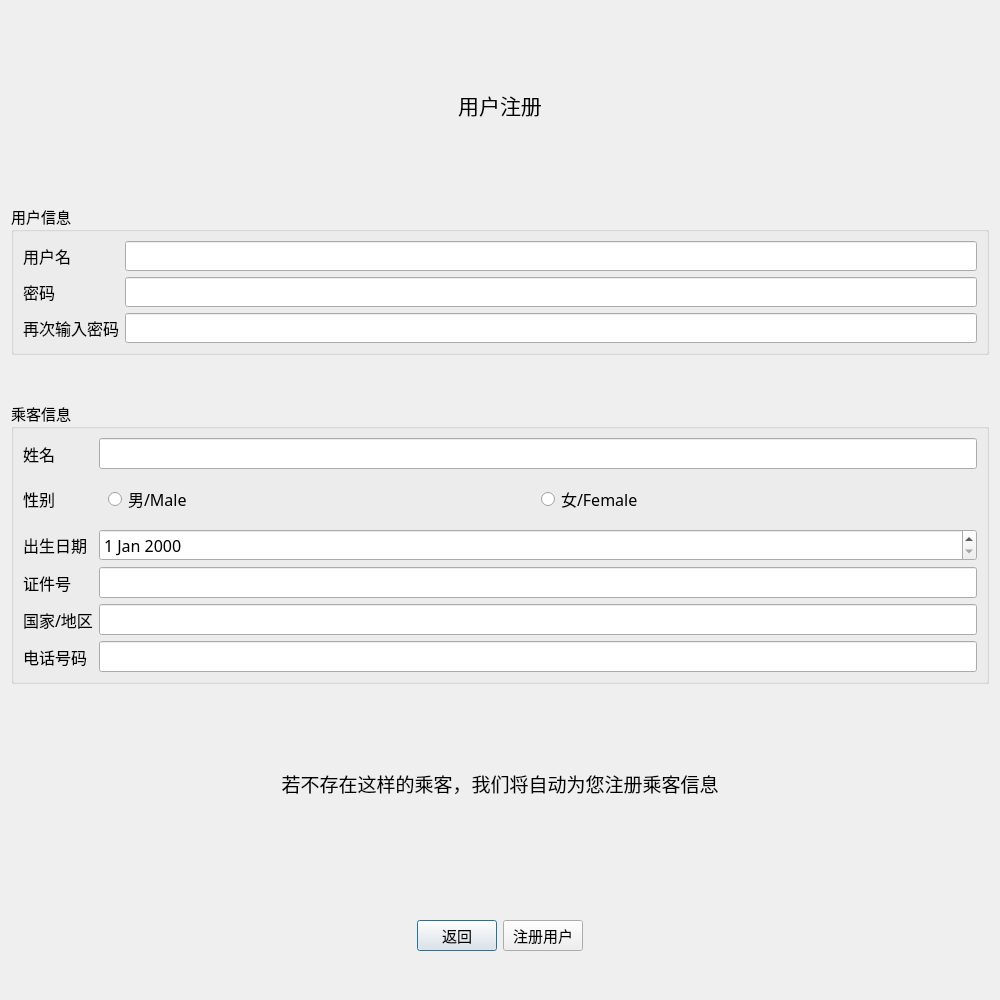
<?xml version="1.0" encoding="UTF-8"?>
<ui version="4.0">
 <class>userRegister</class>
 <widget class="QDialog" name="userRegister">
  <property name="geometry">
   <rect>
    <x>0</x>
    <y>0</y>
    <width>1000</width>
    <height>1000</height>
   </rect>
  </property>
  <property name="minimumSize">
   <size>
    <width>1000</width>
    <height>1000</height>
   </size>
  </property>
  <property name="maximumSize">
   <size>
    <width>1000</width>
    <height>1000</height>
   </size>
  </property>
  <property name="font">
   <font>
    <family>黑体</family>
   </font>
  </property>
  <property name="windowTitle">
   <string>用户注册</string>
  </property>
  <layout class="QVBoxLayout" name="verticalLayout">
   <item>
    <spacer name="verticalSpacer_3">
     <property name="orientation">
      <enum>Qt::Vertical</enum>
     </property>
     <property name="sizeType">
      <enum>QSizePolicy::Preferred</enum>
     </property>
     <property name="sizeHint" stdset="0">
      <size>
       <width>20</width>
       <height>40</height>
      </size>
     </property>
    </spacer>
   </item>
   <item>
    <widget class="QLabel" name="label">
     <property name="font">
      <font>
       <pointsize>16</pointsize>
      </font>
     </property>
     <property name="text">
      <string>用户注册</string>
     </property>
     <property name="alignment">
      <set>Qt::AlignCenter</set>
     </property>
    </widget>
   </item>
   <item>
    <spacer name="verticalSpacer_2">
     <property name="orientation">
      <enum>Qt::Vertical</enum>
     </property>
     <property name="sizeType">
      <enum>QSizePolicy::Preferred</enum>
     </property>
     <property name="sizeHint" stdset="0">
      <size>
       <width>20</width>
       <height>40</height>
      </size>
     </property>
    </spacer>
   </item>
   <item>
    <widget class="QGroupBox" name="groupBox">
     <property name="font">
      <font>
       <pointsize>11</pointsize>
      </font>
     </property>
     <property name="title">
      <string>用户信息</string>
     </property>
     <layout class="QGridLayout" name="gridLayout_2">
      <item row="2" column="1">
       <widget class="QLineEdit" name="pswEdit">
        <property name="whatsThis">
         <string notr="true"/>
        </property>
        <property name="locale">
         <locale language="English" country="UnitedStates"/>
        </property>
        <property name="echoMode">
         <enum>QLineEdit::Password</enum>
        </property>
       </widget>
      </item>
      <item row="5" column="0">
       <widget class="QLabel" name="label_9">
        <property name="font">
         <font>
          <pointsize>12</pointsize>
         </font>
        </property>
        <property name="text">
         <string>再次输入密码</string>
        </property>
       </widget>
      </item>
      <item row="5" column="1">
       <widget class="QLineEdit" name="pswEdit_2">
        <property name="whatsThis">
         <string notr="true"/>
        </property>
        <property name="locale">
         <locale language="English" country="UnitedStates"/>
        </property>
        <property name="echoMode">
         <enum>QLineEdit::Password</enum>
        </property>
       </widget>
      </item>
      <item row="0" column="0">
       <widget class="QLabel" name="label_7">
        <property name="font">
         <font>
          <pointsize>12</pointsize>
         </font>
        </property>
        <property name="text">
         <string>用户名</string>
        </property>
       </widget>
      </item>
      <item row="2" column="0">
       <widget class="QLabel" name="label_8">
        <property name="font">
         <font>
          <pointsize>12</pointsize>
         </font>
        </property>
        <property name="text">
         <string>密码</string>
        </property>
       </widget>
      </item>
      <item row="0" column="1">
       <widget class="QLineEdit" name="userEdit">
        <property name="whatsThis">
         <string notr="true"/>
        </property>
        <property name="locale">
         <locale language="English" country="UnitedStates"/>
        </property>
       </widget>
      </item>
     </layout>
    </widget>
   </item>
   <item>
    <spacer name="verticalSpacer_4">
     <property name="orientation">
      <enum>Qt::Vertical</enum>
     </property>
     <property name="sizeType">
      <enum>QSizePolicy::Preferred</enum>
     </property>
     <property name="sizeHint" stdset="0">
      <size>
       <width>20</width>
       <height>40</height>
      </size>
     </property>
    </spacer>
   </item>
   <item>
    <widget class="QGroupBox" name="groupBox_2">
     <property name="font">
      <font>
       <pointsize>11</pointsize>
      </font>
     </property>
     <property name="title">
      <string>乘客信息</string>
     </property>
     <layout class="QGridLayout" name="gridLayout">
      <item row="0" column="0">
       <widget class="QLabel" name="label_10">
        <property name="font">
         <font>
          <pointsize>12</pointsize>
         </font>
        </property>
        <property name="text">
         <string>姓名</string>
        </property>
       </widget>
      </item>
      <item row="0" column="1">
       <widget class="QLineEdit" name="NameEdit">
        <property name="font">
         <font>
          <pointsize>12</pointsize>
         </font>
        </property>
       </widget>
      </item>
      <item row="1" column="0">
       <widget class="QLabel" name="label_14">
        <property name="font">
         <font>
          <pointsize>12</pointsize>
         </font>
        </property>
        <property name="text">
         <string>性别</string>
        </property>
       </widget>
      </item>
      <item row="1" column="1">
       <widget class="QWidget" name="genderWidget" native="true">
        <layout class="QHBoxLayout" name="horizontalLayout">
         <item>
          <widget class="QRadioButton" name="maleRB">
           <property name="font">
            <font>
             <pointsize>12</pointsize>
            </font>
           </property>
           <property name="text">
            <string>男/Male</string>
           </property>
          </widget>
         </item>
         <item>
          <widget class="QRadioButton" name="femaleRB">
           <property name="font">
            <font>
             <pointsize>12</pointsize>
            </font>
           </property>
           <property name="text">
            <string>女/Female</string>
           </property>
          </widget>
         </item>
        </layout>
       </widget>
      </item>
      <item row="2" column="0">
       <widget class="QLabel" name="label_11">
        <property name="font">
         <font>
          <pointsize>12</pointsize>
         </font>
        </property>
        <property name="text">
         <string>出生日期</string>
        </property>
       </widget>
      </item>
      <item row="2" column="1">
       <widget class="QDateEdit" name="dateEdit">
        <property name="font">
         <font>
          <pointsize>12</pointsize>
         </font>
        </property>
       </widget>
      </item>
      <item row="3" column="0">
       <widget class="QLabel" name="label_13">
        <property name="font">
         <font>
          <pointsize>12</pointsize>
         </font>
        </property>
        <property name="text">
         <string>证件号</string>
        </property>
       </widget>
      </item>
      <item row="3" column="1">
       <widget class="QLineEdit" name="idEdit">
        <property name="font">
         <font>
          <pointsize>12</pointsize>
         </font>
        </property>
       </widget>
      </item>
      <item row="4" column="0">
       <widget class="QLabel" name="label_12">
        <property name="font">
         <font>
          <pointsize>12</pointsize>
         </font>
        </property>
        <property name="text">
         <string>国家/地区</string>
        </property>
       </widget>
      </item>
      <item row="4" column="1">
       <widget class="QLineEdit" name="nationEdit">
        <property name="font">
         <font>
          <pointsize>12</pointsize>
         </font>
        </property>
       </widget>
      </item>
      <item row="5" column="0">
       <widget class="QLabel" name="label_15">
        <property name="font">
         <font>
          <pointsize>12</pointsize>
         </font>
        </property>
        <property name="text">
         <string>电话号码</string>
        </property>
       </widget>
      </item>
      <item row="5" column="1">
       <widget class="QLineEdit" name="phoneEdit">
        <property name="font">
         <font>
          <pointsize>12</pointsize>
         </font>
        </property>
       </widget>
      </item>
     </layout>
    </widget>
   </item>
   <item>
    <spacer name="verticalSpacer_5">
     <property name="orientation">
      <enum>Qt::Vertical</enum>
     </property>
     <property name="sizeType">
      <enum>QSizePolicy::Preferred</enum>
     </property>
     <property name="sizeHint" stdset="0">
      <size>
       <width>20</width>
       <height>40</height>
      </size>
     </property>
    </spacer>
   </item>
   <item>
    <widget class="QLabel" name="label_2">
     <property name="font">
      <font>
       <pointsize>14</pointsize>
      </font>
     </property>
     <property name="text">
      <string>若不存在这样的乘客，我们将自动为您注册乘客信息</string>
     </property>
     <property name="alignment">
      <set>Qt::AlignCenter</set>
     </property>
    </widget>
   </item>
   <item>
    <spacer name="verticalSpacer">
     <property name="orientation">
      <enum>Qt::Vertical</enum>
     </property>
     <property name="sizeType">
      <enum>QSizePolicy::Preferred</enum>
     </property>
     <property name="sizeHint" stdset="0">
      <size>
       <width>20</width>
       <height>40</height>
      </size>
     </property>
    </spacer>
   </item>
   <item>
    <widget class="QWidget" name="widget_9" native="true">
     <layout class="QHBoxLayout" name="horizontalLayout_5">
      <item>
       <spacer name="horizontalSpacer_15">
        <property name="orientation">
         <enum>Qt::Horizontal</enum>
        </property>
        <property name="sizeHint" stdset="0">
         <size>
          <width>40</width>
          <height>20</height>
         </size>
        </property>
       </spacer>
      </item>
      <item>
       <widget class="QPushButton" name="returnBtn">
        <property name="font">
         <font>
          <pointsize>11</pointsize>
         </font>
        </property>
        <property name="text">
         <string>返回</string>
        </property>
       </widget>
      </item>
      <item>
       <widget class="QPushButton" name="confirmBtn">
        <property name="font">
         <font>
          <pointsize>11</pointsize>
         </font>
        </property>
        <property name="text">
         <string>注册用户</string>
        </property>
       </widget>
      </item>
      <item>
       <spacer name="horizontalSpacer_16">
        <property name="orientation">
         <enum>Qt::Horizontal</enum>
        </property>
        <property name="sizeHint" stdset="0">
         <size>
          <width>40</width>
          <height>20</height>
         </size>
        </property>
       </spacer>
      </item>
     </layout>
    </widget>
   </item>
  </layout>
  <zorder>groupBox</zorder>
  <zorder>groupBox_2</zorder>
  <zorder>label</zorder>
  <zorder>widget_9</zorder>
  <zorder>label_2</zorder>
  <zorder>verticalSpacer</zorder>
  <zorder>verticalSpacer_2</zorder>
  <zorder>verticalSpacer_3</zorder>
  <zorder>verticalSpacer_4</zorder>
  <zorder>verticalSpacer_5</zorder>
 </widget>
 <resources/>
 <connections/>
</ui>
